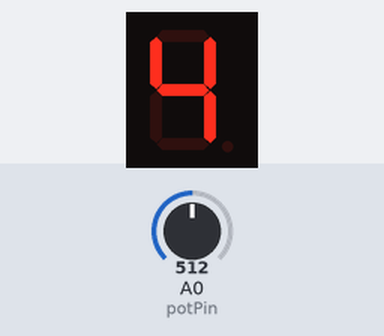
Recording of a sketch running on a simulated Arduino Uno, built with avr-gcc and run on an emulated ATmega328P. On the bench: 1-digit seven-segment display. Wiring (inferred from the names in the program): 1-digit 7-segment display, segments lit when HIGH: segments pin 2, pin 3, pin 4, pin 5, pin 6, pin 7, pin 8. The inputs (shaded band) are chosen by the test bench; at power-on: A0 (potPin) = 512. The segment pins are drawn as the display they are named for.

Above: at 1.2 s.
1.3 s: A0 (potPin) set to 716
At 2.2 s:
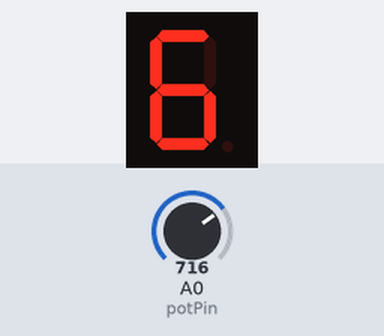
2.8 s: A0 (potPin) set to 900
At 3.5 s:
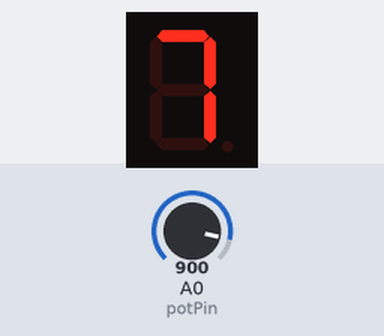
4.3 s: A0 (potPin) set to 1023
At 4.7 s:
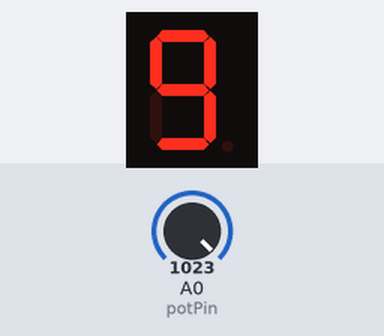
Timing chart, 0 to 7.3 s (numbered marks = the images above; inputs shaded):
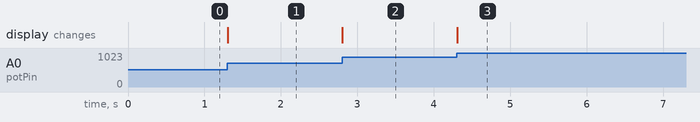

Measured:
- after the input at 1.3 s, the display: changes at once (image 1)
- after the input at 2.8 s, the display: changes at once (image 2)
- after the input at 4.3 s, the display: changes at once (image 3)

The sketch:

nomor_1c.ino
```cpp
const int potPin = A0;
const int segPins[] = {2, 3, 4, 5, 6, 7, 8};

// Pola angka 0-9 untuk Common Cathode
byte numbers[10][7] = {
  {1,1,1,1,1,1,0}, // 0
  {0,1,1,0,0,0,0}, // 1
  {1,1,0,1,1,0,1}, // 2
  {1,1,1,1,0,0,1}, // 3
  {0,1,1,0,0,1,1}, // 4
  {1,0,1,1,0,1,1}, // 5
  {1,0,1,1,1,1,1}, // 6
  {1,1,1,0,0,0,0}, // 7
  {1,1,1,1,1,1,1}, // 8
  {1,1,1,1,0,1,1}  // 9
};

void setup() {
  for(int i = 0; i < 7; i++) {
    pinMode(segPins[i], OUTPUT);
  }
}

void loop() {
  int sensorValue = analogRead(potPin);
  int displayVal = map(sensorValue, 0, 1023, 0, 9);

  displayDigit(displayVal);
  delay(100);
}

void displayDigit(int num) {
  for(int i = 0; i < 7; i++) {
    digitalWrite(segPins[i], numbers[num][i]);
  }
}
```
